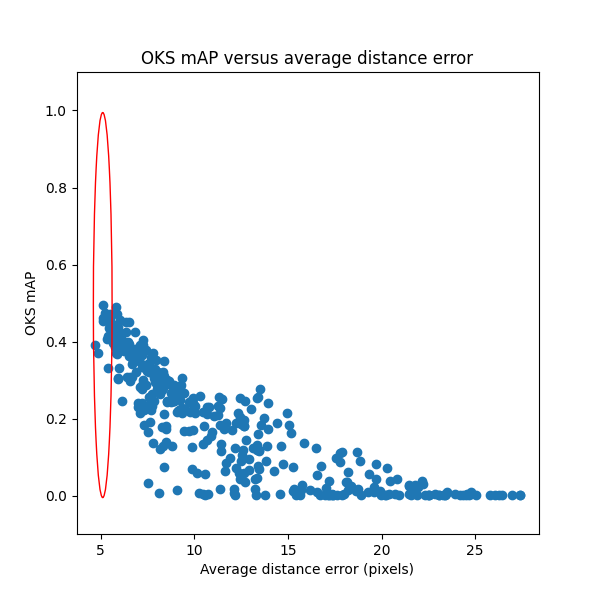

Recreate this plot in Python.
import sleap
import numpy as np
import pandas as pd
import matplotlib as mpl
import matplotlib.pyplot as plt
import seaborn as sns
import os

# load the names of models ending in ".centered_instance"
subfolders = [f.path for f in os.scandir("models") if f.is_dir() and f.name.endswith(".centered_instance")]

# delete subfolders that do not contain a metrics files
subfolders_with_metrics = []
for s in subfolders:
    if os.path.exists(s + "/metrics.val.npz"):
        subfolders_with_metrics.append(s)
print(subfolders_with_metrics)

# load the metrics for the validation set
avg_dist = []
oks_map = []
for s in subfolders_with_metrics:
    metrics = sleap.load_metrics(s, split = "val")
    
    avg_dist.append(metrics["dist.avg"])
    oks_map.append(metrics["oks_voc.mAP"])

filtered_data = [(dist, oks) for dist, oks in zip(avg_dist, oks_map) if oks != 0]
filtered_avg_dist, filtered_oks_map = zip(*filtered_data)

# plot OKS mAP versus average distance error
fig, ax = plt.subplots(figsize = (6,6))
ax.scatter(filtered_avg_dist, filtered_oks_map)
ax.set_xlabel("Average distance error (pixels)")
ax.set_ylabel("OKS mAP")
ax.set_title("OKS mAP versus average distance error")

# draw a circle around the point with the best OKS mAP (this is kinda wonky)
best_oks_map = max(oks_map)
best_avg_dist = avg_dist[oks_map.index(best_oks_map)]
circle = plt.Circle((best_avg_dist, best_oks_map), 0.5, color = "r", fill = False)
ax.add_patch(circle)

ax.set_xlim([min(filtered_avg_dist) - 1, max(filtered_avg_dist) + 1])
ax.set_ylim([-0.1, 1.1])

ax.set_box_aspect(1)
plt.show()

# save figure as a .png file
fig.savefig("model_evaluation.png")

# print the model name with the best OKS mAP
best_model = subfolders_with_metrics[oks_map.index(best_oks_map)]
print(best_model)
